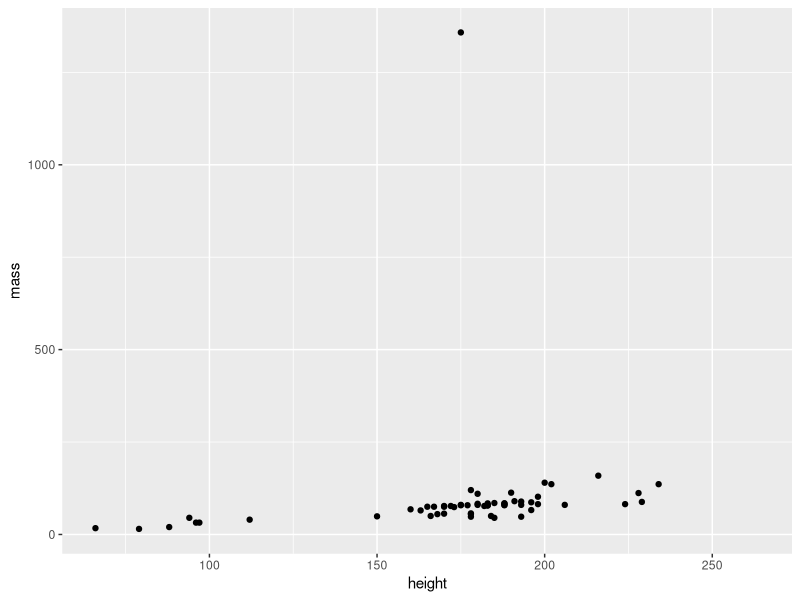
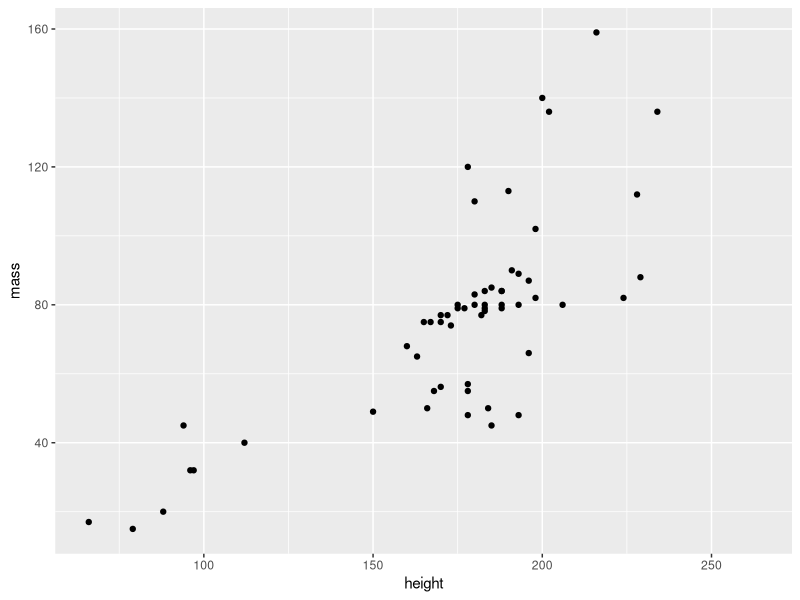
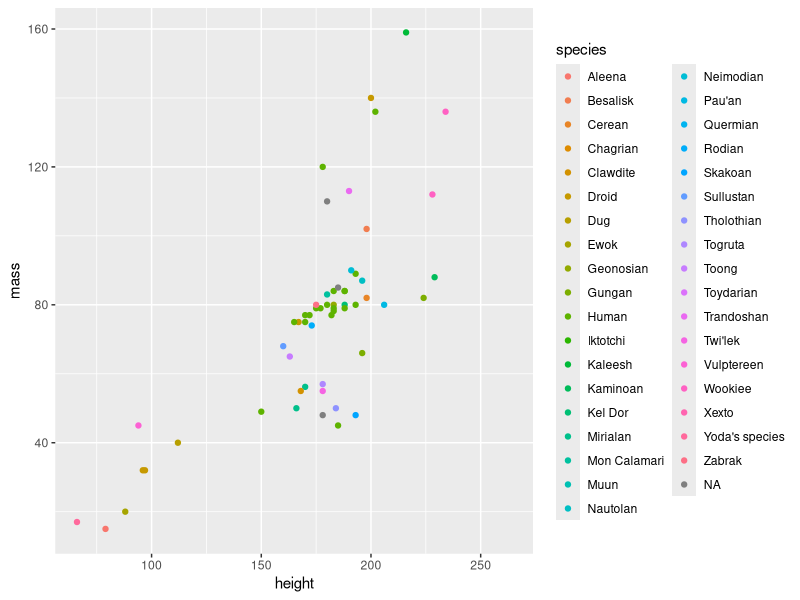
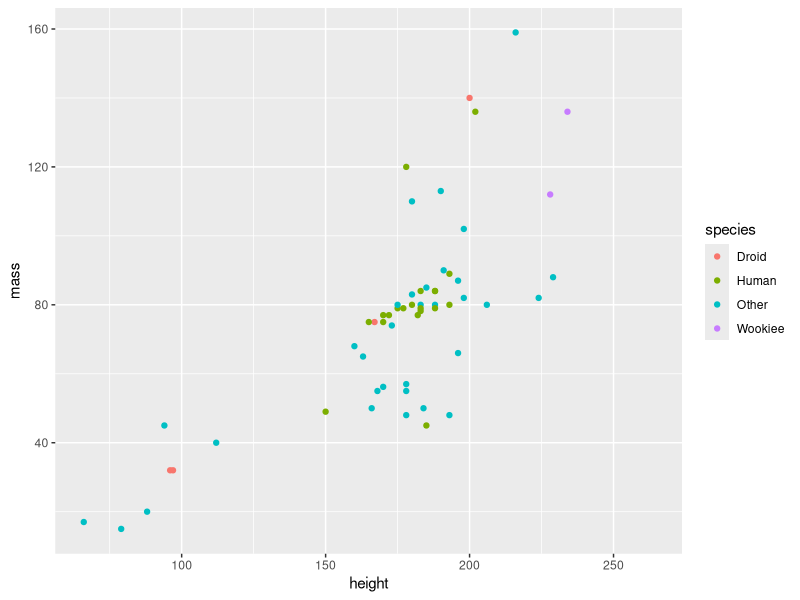
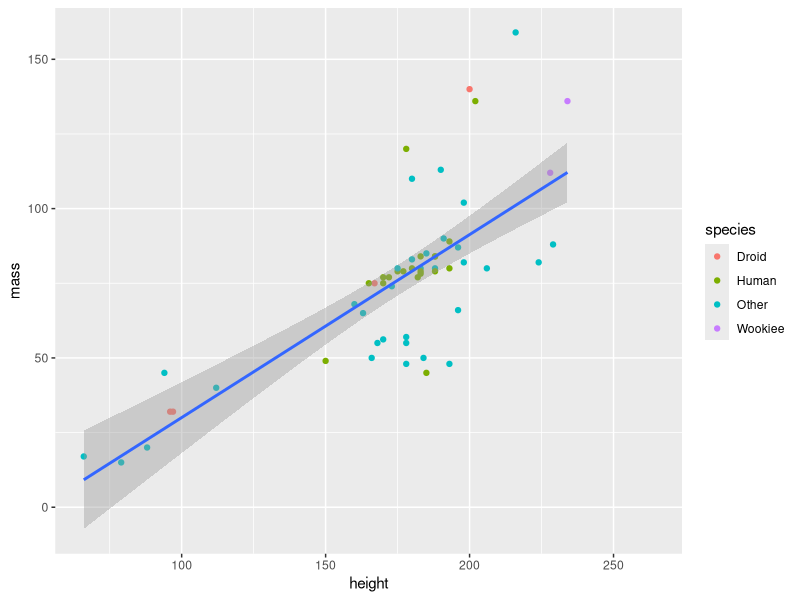
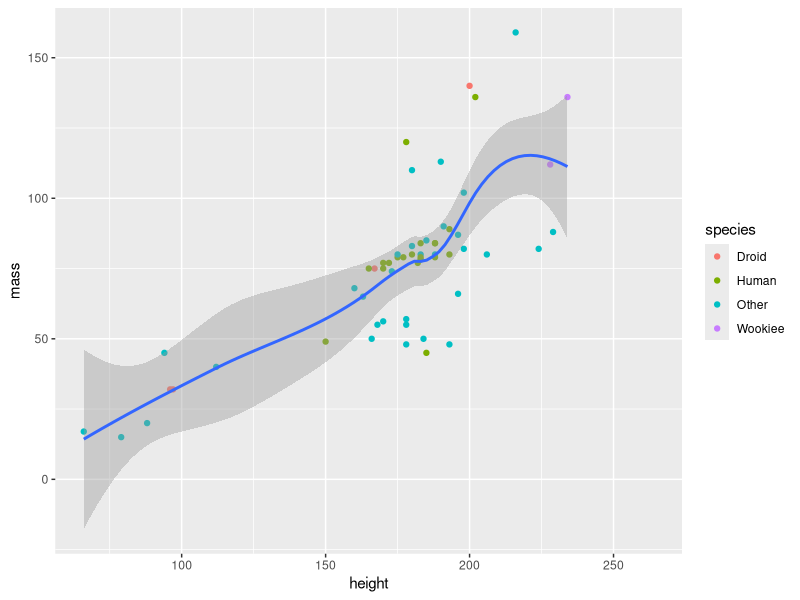
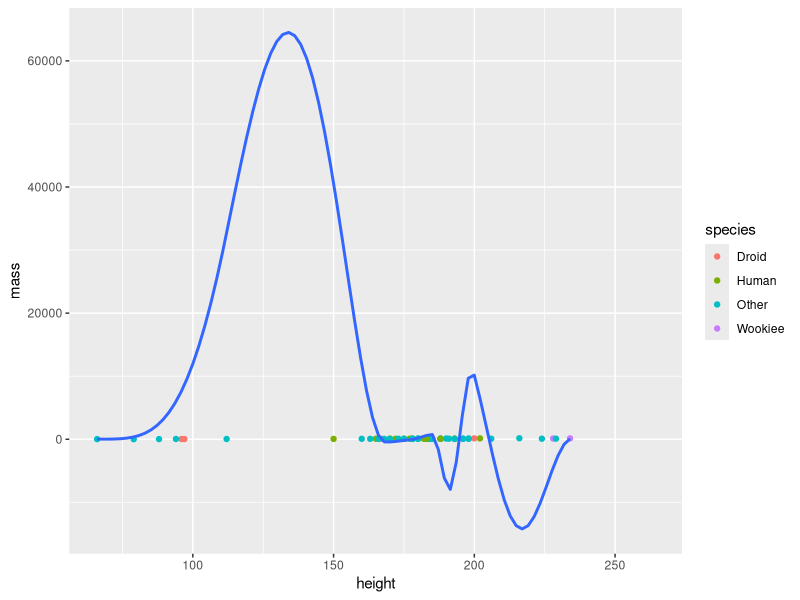
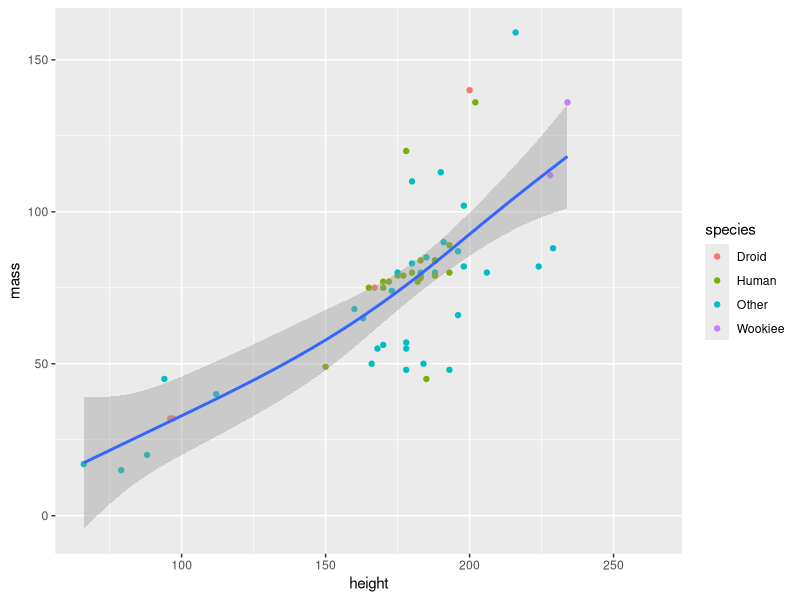

Generate these figures, in order, with R:
## ---- chunk 1
library(tidyverse)
## ---- chunk 2
data(starwars)
head(starwars)
## ---- chunk 3
starwars |> 
  ggplot(aes(x = height, y = mass )) +
  geom_point()
## ---- chunk 4
starwars |> 
  dplyr::arrange(
    dplyr::desc(mass)
  )
## ---- chunk 5
starwars |> 
  dplyr::filter(name != "Jabba Desilijic Tiure") |> 
  ggplot(aes(x = height, y = mass )) +
  geom_point()
## ---- chunk 6
starwars |> 
  dplyr::filter(name != "Jabba Desilijic Tiure") |> 
  ggplot(aes(x = height, y = mass )) +
  geom_point(aes(color = species ))
## ---- chunk 7
p1 <- starwars |> 
  dplyr::filter(name != "Jabba Desilijic Tiure") |> 
  dplyr::mutate(species = dplyr::case_when(
    species %in% c("Human", "Droid", "Wookiee") ~ species,
    .default = "Other"
  )) |> 
  ggplot(aes(x = height, y = mass )) +
  geom_point(aes(color = species ))
p1
## ---- chunk 8
p1 +
  geom_smooth(method = "lm")
## ---- chunk 9
p1 +
  geom_smooth(method = "loess")
## ---- chunk 10
p1 +
  geom_smooth(formula = y ~ x + I(x^2))
## ---- chunk 11
p2 <- p1 +
  geom_smooth(method = "gam")
p2
## ---- chunk 12
m_hgt <-  mean(starwars[ starwars$name != "Jabba Desilijic Tiure", ]$height, na.rm = TRUE)

p3 <- p2 + 
  geom_vline(xintercept = m_hgt, linetype = "dashed", size = 1)
p3
## ---- chunk 13
m_wgt <- mean(starwars[ starwars$name != "Jabba Desilijic Tiure", ]$mass, na.rm = TRUE)

p4 <- p3  +
  geom_hline(yintercept = m_wgt, linetype = "dashed", size = 1)
p4
## ---- chunk 14
starwars2 <- starwars %>%
  mutate(species_cat = ifelse(species %in% c("Human", "Droid", "Wookiee"), species, "Other")) %>%
  filter(mass < 200) %>%
  select(name, height, mass, species_cat) %>%
  pivot_longer(
    cols = c(height, mass)
    , names_to = "measure"
    , values_to = "value"
  ) 

starwars_desc <- starwars2 %>%
  group_by(species_cat, measure) %>%
  summarize_at(vars(value), lst(mean, sd), na.rm = T) %>%
  ungroup()
starwars_desc
## ---- chunk 15
starwars_desc |> 
  ggplot(aes(x = species_cat, y = mean, fill = species_cat)) +
  geom_col(color="black") +
  facet_wrap(~ measure)
## ---- chunk 16
starwars_desc |> 
  ggplot(aes(x = species_cat, y = mean, fill = species_cat)) +
  geom_col(color="black") +
  geom_errorbar(aes(ymin = mean - sd, ymax = mean + sd), width = 0.2) +
  facet_wrap(~ measure)
## ---- chunk 17
starwars_desc |> 
  ggplot(aes(x = species_cat, y = mean, fill = species_cat)) +
  geom_col(color="black") +
  geom_errorbar(aes(ymin = mean - sd, ymax = mean + sd), width = 0.2) +
  geom_jitter(data = starwars2, 
              aes(x = species_cat, y = value, color = species_cat), 
              height = 0) +
  facet_wrap(~ measure)
  
## ---- chunk 18
starwars_desc |> 
  ggplot(aes(x = species_cat, y = mean, fill = species_cat)) +
  geom_col(color="black") +
  geom_errorbar(aes(ymin = mean - sd, ymax = mean + sd), width = 0.2) +
  geom_jitter(data = starwars2, 
              aes(x = species_cat, y = value, fill = species_cat),
              shape = 21, 
              color = "black", 
              alpha = 0.7, 
              height = 0) +
  facet_wrap(~ measure)
## ---- chunk 19
starwars2 |> 
  ggplot(aes(x = value, y = species_cat) ) +
  geom_boxplot(aes(fill = species_cat)) +
  theme(legend.position = "none") +
  facet_wrap(~ measure)
## ---- chunk 20
starwars2 |> 
  ggplot(aes(x = value, fill = species_cat) ) +
  geom_histogram(color = "black") +
  facet_grid(measure ~ species_cat) +
  theme(legend.position = "none")
  
## ---- chunk 21
facet_labels <- c(
  "mass" = "Mass (kg)",
  "height" = "Height (cm)"
)


p5 <- starwars_desc |> 
  ggplot(aes(x = species_cat, y = mean, fill = species_cat)) +
  geom_col(color="black") +
  geom_errorbar(aes(ymin = mean - sd, ymax = mean + sd), width = 0.2) +
  geom_jitter(data = starwars2, 
              aes(x = species_cat, y = value, fill = species_cat),
              shape = 21, 
              color = "black", 
              alpha = 0.7, 
              height = 0) +
  facet_wrap(~ measure, scales = "free",
             labeller = labeller(measure = facet_labels))

p5 + 
  labs(
    title = "Height and weight mean and distribution by species",
    x = "Species",
    y = "Mean Value",
    fill = "Species" # Update legend title
  ) + 
  theme_bw() +
  theme(
    axis.text = element_text(face = "bold"),
    axis.title = element_text(face = "bold", size = rel(1.4)),
    plot.title = element_text(face = "bold", hjust = 0.5, size = rel(1.4)), 
    legend.position = "none",
    strip.background = element_rect(fill = "black"),
    strip.text = element_text(color = "white", face = "bold"),
    legend.title = element_text(face = "bold")
  ) 
